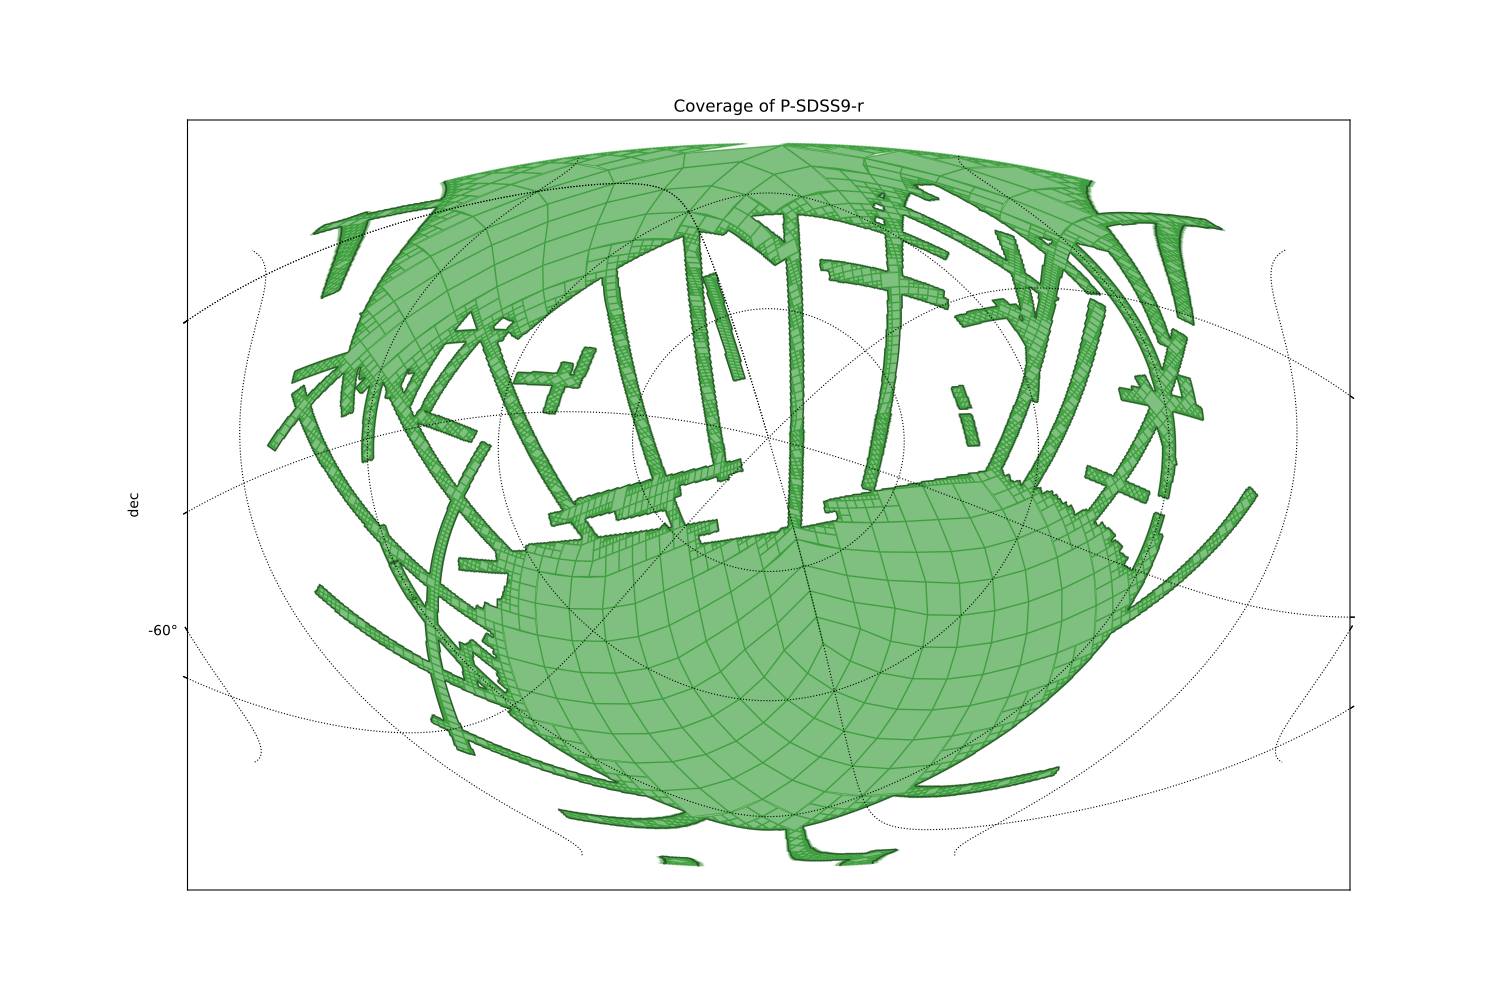

Write Python code to recreate this figure.
import astropy.units as u
import matplotlib.pyplot as plt
from astropy.coordinates import Angle, SkyCoord

from mocpy import MOC, WCS

# Load a MOC
filename = "./../../resources/P-SDSS9-r.fits"
moc = MOC.from_fits(filename)
# Plot the MOC using matplotlib
fig = plt.figure(111, figsize=(15, 10))
# Define a astropy WCS easily
wcs = moc.wcs(fig, coordsys="icrs", rotation=Angle(0, u.degree), projection="AIT")
ax = fig.add_subplot(1, 1, 1, projection=wcs)
# Call fill with a matplotlib axe and the `~astropy.wcs.WCS` wcs object.
moc.fill(ax=ax, wcs=wcs, alpha=0.5, fill=True, color="green")
moc.border(ax=ax, wcs=wcs, alpha=0.5, color="black")
plt.xlabel("ra")
plt.ylabel("dec")
plt.title("Coverage of P-SDSS9-r")
plt.grid(color="black", linestyle="dotted")
plt.show()
